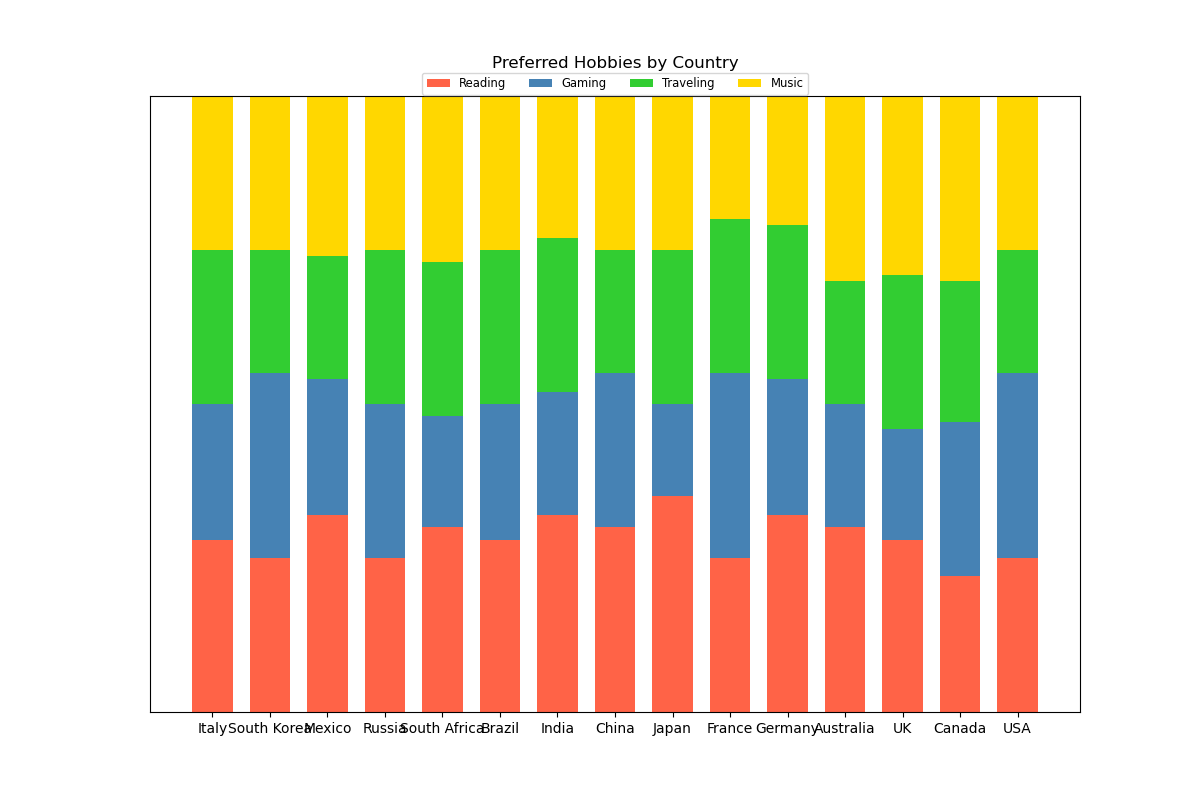

Reproduce this figure in Python.

import matplotlib.pyplot as plt
import numpy as np

categories = ['USA', 'Canada', 'UK', 'Australia', 'Germany', 'France', 'Japan', 'China', 'India', 'Brazil', 'South Africa', 'Russia', 'Mexico', 'South Korea', 'Italy']
reading = [25, 22, 28, 30, 32, 25, 35, 30, 32, 28, 30, 25, 32, 25, 28]
gaming = [30, 25, 18, 20, 22, 30, 15, 25, 20, 22, 18, 25, 22, 30, 22]
traveling = [20, 23, 25, 20, 25, 25, 25, 20, 25, 25, 25, 25, 20, 20, 25]
music = [25, 30, 29, 30, 21, 20, 25, 25, 23, 25, 27, 25, 26, 25, 25]

data = np.array([reading, gaming, traveling, music])
data_cum = data.cumsum(axis=0)

colors = ['#FF6347', '#4682B4', '#32CD32', '#FFD700']

fig, ax = plt.subplots(figsize=(12, 8))

ax.invert_xaxis()
ax.yaxis.set_visible(False)
ax.set_ylim(0, np.sum(data, axis=0).max())

for i, (colname, color) in enumerate(zip(['Reading', 'Gaming', 'Traveling', 'Music'], colors)):
    heights = data[i]
    starts = data_cum[i] - heights
    rects = ax.bar(categories, heights, bottom=starts, width=0.7, label=colname, color=color)

ax.legend(ncol=4, bbox_to_anchor=(0.5, 1.02), loc='center', fontsize='small')
ax.set_title('Preferred Hobbies by Country', pad=20)

plt.show()
